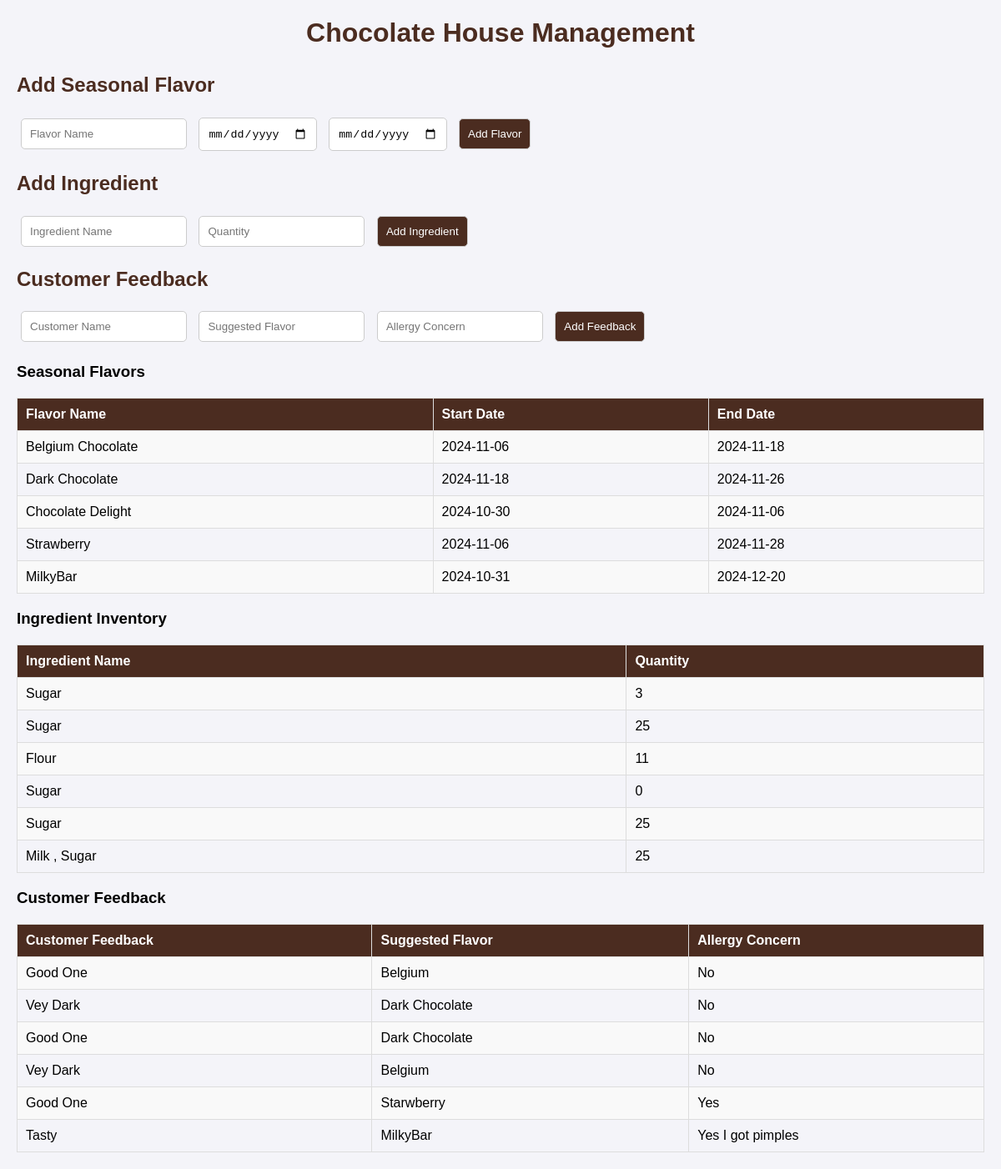
The page / on the database its author committed.
### tables this page shows
CREATE TABLE SeasonalFlavors (
        id INTEGER PRIMARY KEY AUTOINCREMENT,
        name TEXT NOT NULL,
        availability_start TEXT NOT NULL,
        availability_end TEXT NOT NULL
    );

CREATE TABLE IngredientInventory (
        id INTEGER PRIMARY KEY AUTOINCREMENT,
        ingredient_name TEXT NOT NULL,
        quantity INTEGER NOT NULL
    );

CREATE TABLE CustomerFeedback (
        id INTEGER PRIMARY KEY AUTOINCREMENT,
        customer_name TEXT NOT NULL,
        suggested_flavor TEXT NOT NULL,
        allergy_concern TEXT NOT NULL
    );

### app.py (the view)
@app.route("/")
def home():
    seasonal_flavors = get_all_records("SeasonalFlavors")
    ingredients = get_all_records("IngredientInventory")
    feedbacks = get_all_records("CustomerFeedback")
    return render_template("index.html",
                           seasonal_flavors=seasonal_flavors,
                           ingredients=ingredients,
                           feedbacks=feedbacks)

### operations.py (called while the page is built)
def get_all_records(table_name):
    connection = sqlite3.connect("chocolate_house.db")
    cursor = connection.cursor()
    cursor.execute(f"SELECT * FROM {table_name}")
    records = cursor.fetchall()
    connection.close()
    return records

### templates/index.html (shortened to what this page needs)
<!DOCTYPE html>
<html lang="en">
<head>
</head>
<body>
    <h1>Chocolate House Management</h1>
    <h2>Add Seasonal Flavor</h2>
    <form action="/add_flavor" method="POST">
        <input type="text" name="flavor_name" placeholder="Flavor Name" required>
        <input type="date" name="start_date" required>
        <input type="date" name="end_date" required>
        <button type="submit">Add Flavor</button>
    </form>
    <h2>Add Ingredient</h2>
    <form action="/add_ingredient" method="POST">
        <input type="text" name="ingredient_name" placeholder="Ingredient Name" required>
        <input type="number" name="quantity" placeholder="Quantity" required>
        <button type="submit">Add Ingredient</button>
    </form>
    <h2>Customer Feedback</h2>
    <form action="/add_feedback" method="POST">
        <input type="text" name="customer_name" placeholder="Customer Name" required>
        <input type="text" name="suggested_flavor" placeholder="Suggested Flavor">
        <input type="text" name="allergy_concern" placeholder="Allergy Concern">
        <button type="submit">Add Feedback</button>
    </form>
    <h3>Seasonal Flavors</h3>
    <table>
        <tr>
            <th>Flavor Name</th>
            <th>Start Date</th>
            <th>End Date</th>
        </tr>
        {% for flavor in seasonal_flavors %}
        <tr>
            <td>{{ flavor[1] }}</td>
            <td>{{ flavor[2] }}</td>
            <td>{{ flavor[3] }}</td>
        </tr>
        {% endfor %}
    </table>
    <h3>Ingredient Inventory</h3>
    <table>
        <tr>
            <th>Ingredient Name</th>
            <th>Quantity</th>
        </tr>
        {% for ingredient in ingredients %}
        <tr>
            <td>{{ ingredient[1] }}</td>
            <td>{{ ingredient[2] }}</td>
        </tr>
        {% endfor %}
    </table>
    <h3>Customer Feedback</h3>
    <table>
        <tr>
            <th>Customer Feedback</th>
            <th>Suggested Flavor</th>
            <th>Allergy Concern</th>
        </tr>
        {% for feedback in feedbacks %}
        <tr>
            <td>{{ feedback[1] }}</td>
            <td>{{ feedback[2] }}</td>
            <td>{{ feedback[3] }}</td>
        </tr>
        {% endfor %}
    </table>
</body>
</html>

### templates/index.html (style rules this page uses)
body { font-family: Arial, sans-serif; margin: 20px; background-color: #f4f4f9; }
h1, h2 { color: #4b2c20; }
h1 { text-align: center; margin-bottom: 30px; }
form { margin-bottom: 20px; }
input, button { padding: 10px; margin: 5px; border: 1px solid #ccc; border-radius: 5px; }
button { background-color: #4b2c20; color: #fff; cursor: pointer; }
table { width: 100%; border-collapse: collapse; margin-top: 20px; }
th, td { border: 1px solid #ddd; padding: 10px; text-align: left; }
th { background-color: #4b2c20; color: white; }
tr:nth-child(even) { background-color: #f9f9f9; }

### rows shown on the page
SeasonalFlavors: name "Belgium Chocolate", availability_start "2024-11-06", availability_end "2024-11-18"
SeasonalFlavors: name "Dark Chocolate", availability_start "2024-11-18", availability_end "2024-11-26"
SeasonalFlavors: name "Chocolate Delight", availability_start "2024-10-30", availability_end "2024-11-06"
SeasonalFlavors: name "Strawberry", availability_start "2024-11-06", availability_end "2024-11-28"
SeasonalFlavors: name "MilkyBar", availability_start "2024-10-31", availability_end "2024-12-20"
IngredientInventory: ingredient_name "Sugar", quantity "3"
IngredientInventory: ingredient_name "Sugar", quantity "25"
IngredientInventory: ingredient_name "Flour", quantity "11"
IngredientInventory: ingredient_name "Sugar", quantity "0"
IngredientInventory: ingredient_name "Sugar", quantity "25"
IngredientInventory: ingredient_name "Milk , Sugar", quantity "25"
CustomerFeedback: customer_name "Good One", suggested_flavor "Belgium", allergy_concern "No"
CustomerFeedback: customer_name "Vey Dark", suggested_flavor "Dark Chocolate", allergy_concern "No"
CustomerFeedback: customer_name "Good One", suggested_flavor "Dark Chocolate", allergy_concern "No"
CustomerFeedback: customer_name "Vey Dark", suggested_flavor "Belgium", allergy_concern "No"
CustomerFeedback: customer_name "Good One", suggested_flavor "Starwberry", allergy_concern "Yes"
CustomerFeedback: customer_name "Tasty", suggested_flavor "MilkyBar", allergy_concern "Yes I got pimples"
